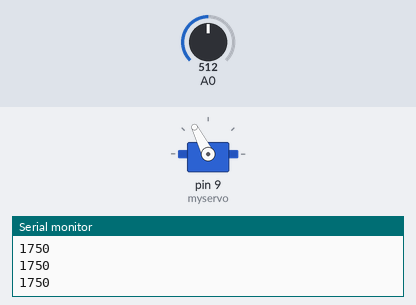
Simulated run of this sketch. Board: Arduino Uno, built with avr-gcc and run on an emulated ATmega328P. On the bench: servo, the last lines printed to the serial monitor. The test bench sets the inputs (shaded band); at power-on: A0 = 512.

Above: at 1.2 s.
1.3 s: A0 set to 716
At 2.2 s:
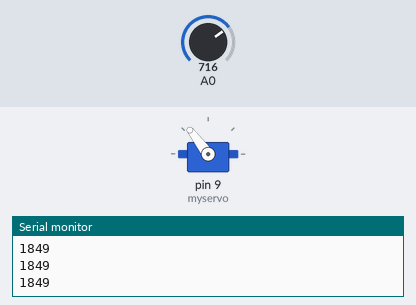
2.8 s: A0 set to 1023
At 3.1 s:
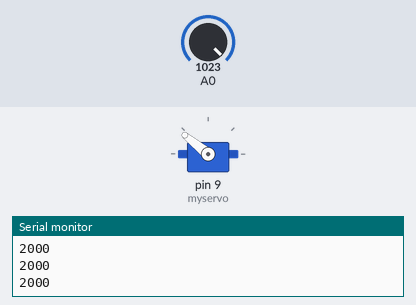
4.3 s: A0 set to 122
At 5.5 s:
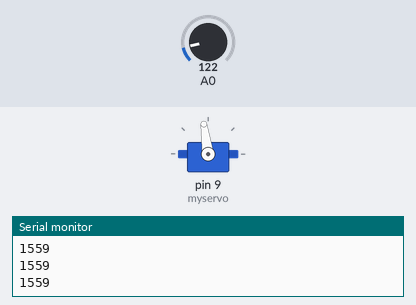
5.8 s: A0 set to 511
At 6.9 s:
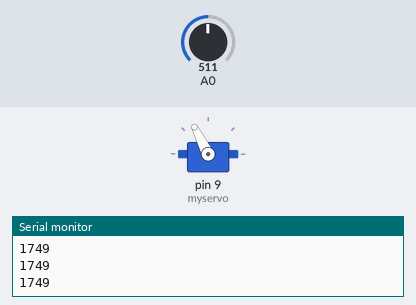
Timing chart, 0 to 8.3 s (numbered marks = the images above; inputs shaded):
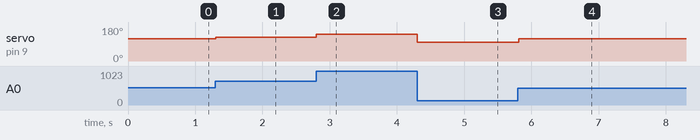

Measured:
- after the input at 1.3 s, servo on pin 9 (myservo): 117° → 127° at once
- after the input at 2.8 s, servo on pin 9 (myservo): 127° → 141° at once
- after the input at 4.3 s, servo on pin 9 (myservo): 141° → 98° at once
- after the input at 5.8 s, servo on pin 9 (myservo): 98° → 117° at once

The sketch:

001.ino
```cpp
#include <Servo.h>
Servo myservo;
int pot;
int output;

void setup() {

  pinMode(A0,INPUT);
  Serial.begin(115200);
  myservo.attach(9);
  myservo.writeMicroseconds(1500);

}

void loop() {
  pot = analogRead(A0);
  output = map(pot, 0,1023,1500,2000);
  myservo.writeMicroseconds(output);
  Serial.println(output);


  delay(10);


}
```
